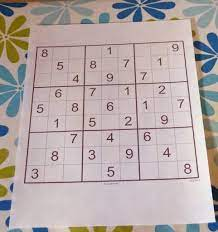
#> input picture Resources/1.jpeg, 218 x 232 px
$ python -i preprocessing.py   (imports and definitions only)
#> lines starting #> are read from the running program, lines starting #| are printed output that depends on the picture; after the words box and inside, x2 and y2 are one past the last pixel; in counts of white or black regions, pixels touching at a corner belong together
#> further down, picture is the input picture: shape (232, 218, 3); mean B, G, R 168.7, 169.5, 181.5
import cv2
# Preprocessing the image
def preProcess(img):
    imgGray = cv2.cvtColor(img,cv2.COLOR_BGR2GRAY) # converting image into gray scale
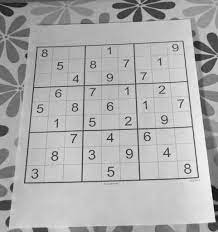
#> imgGray: shape (232, 218); min 2, max 253, mean 173
    imgBlur = cv2.GaussianBlur(imgGray, (5, 5), 1) # adding gaussian blur to smooth the image
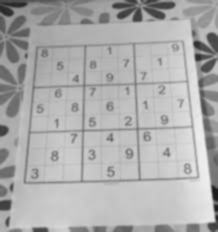
#> imgBlur: shape (232, 218); min 27, max 239, mean 173
    imgThreshold = cv2.adaptiveThreshold(imgBlur, 255, 1, 1, 11, 2) # thresholding on image to get edges of objects
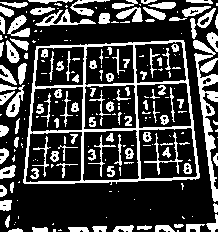
#> imgThreshold: shape (232, 218); 26.3% white; 218 white regions (109 under 20 px), largest, box (x1, y1, x2, y2) and area: (23, 40, 200, 185) 3199, (193, 40, 218, 202) 1344, (35, 9, 96, 26) 332
    return imgThreshold

>>> import cv2
>>> picture = cv2.imread('../Resources/1.jpeg')
>>> result = preProcess(picture)
